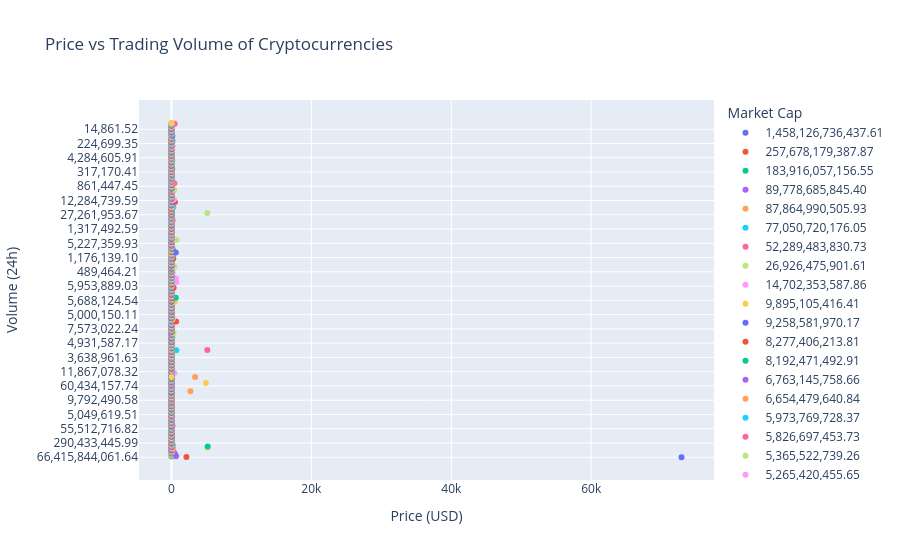

The notebook cell saved with this chart:
### Code cell
fig = px.scatter(
    df,
    x="Price (USD)",
    y="Volume (24h)",
    color="Market Cap",
    hover_name="Symbol",
    title="Price vs Trading Volume of Cryptocurrencies"
)

fig.show()
